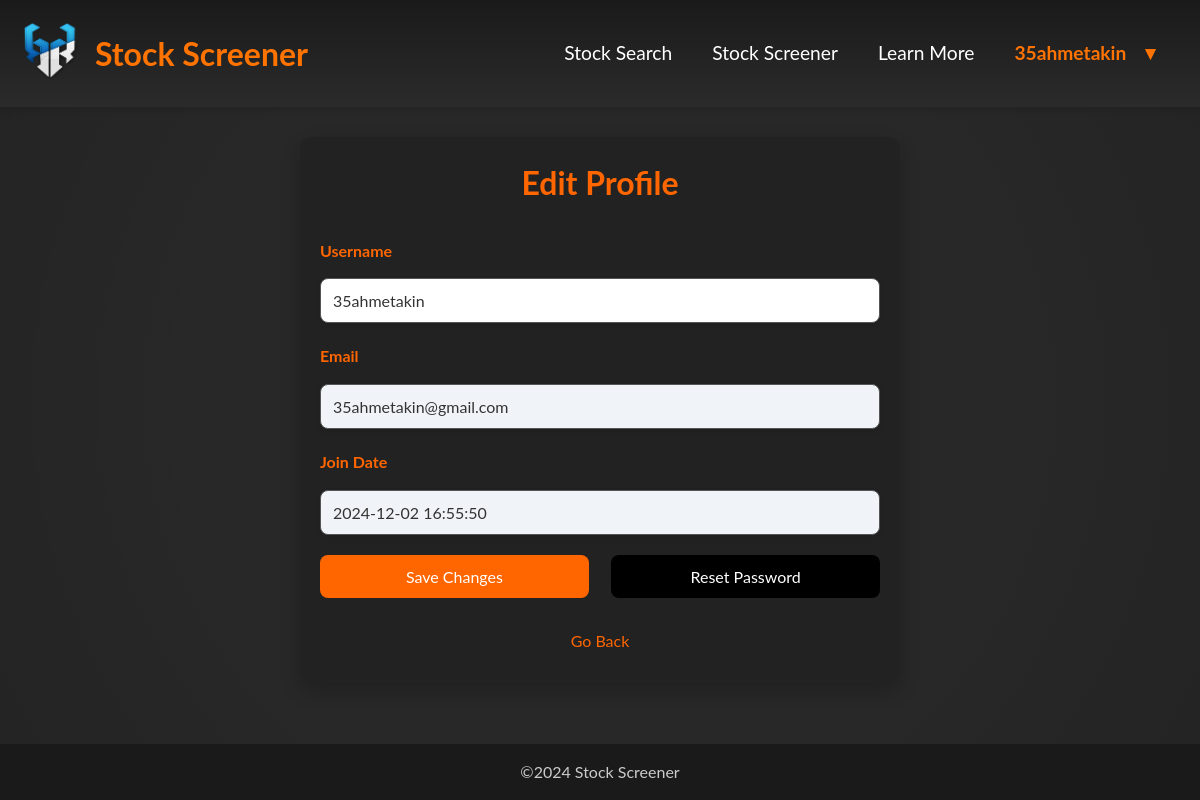
Screenshot of /profile/ (signed in) with the database file from the repository.
### tables this page shows
CREATE TABLE user (
        id INTEGER PRIMARY KEY AUTOINCREMENT,
        username TEXT NOT NULL UNIQUE,
        email TEXT NOT NULL UNIQUE,
        password TEXT NOT NULL,
        created_at TIMESTAMP DEFAULT CURRENT_TIMESTAMP,
        is_verified INTEGER DEFAULT 0
    );

### app.py (the view)
@app.route('/profile/')
def profile():
    if 'user_id' not in session:
        return redirect(url_for('login'))  #if user is not in the session, direct to the login
    data = profile_controller.profile(session['user_id'])
    return render_template('profile.html', user=data['user'], messages=data['messages'])

### app.py (called while the page is built)
@app.before_request
def require_login():
    return auth_controller.require_login()

@app.context_processor
def inject_user():
    return auth_controller.inject_user()

### controllers/auth_controller.py (called while the page is built)
    def get_db_connection(self):
        if current_app.config['TESTING']:
            conn = sqlite3.connect(':memory:')
        else:
            conn = sqlite3.connect('database/database.db')
        conn.row_factory = sqlite3.Row
        return conn

    def require_login(self):
        allowed_routes = ['login', 'register', 'forgot_password_method', 'validate_reset_otp_method',
                          'reset_password_method']
        if 'logged_in' not in session and request.endpoint not in allowed_routes:
            return redirect(url_for('login'))

    def inject_user(self):
        if 'user_id' in session:
            conn = self.get_db_connection()
            conn.execute('''CREATE TABLE IF NOT EXISTS user (
                                id INTEGER PRIMARY KEY AUTOINCREMENT,
                                username TEXT NOT NULL,
                                email TEXT NOT NULL,
                                password TEXT NOT NULL
                            )''')
            user = conn.execute('SELECT * FROM user WHERE id = ?', (session['user_id'],)).fetchone()
            conn.close()
            return {'user': dict(user) if user else None}
        return {'user': None}

### controllers/profile_controller.py (called while the page is built)
    def get_db_connection(self):
        if current_app.config['TESTING']:
            conn = sqlite3.connect(':memory:')
        else:
            conn = sqlite3.connect('database/database.db')
        conn.row_factory = sqlite3.Row
        return conn

    def profile(self, user_id):
        conn = self.get_db_connection()
        user = conn.execute('SELECT * FROM user WHERE id = ?', (user_id,)).fetchone()
        conn.close()
        all_messages = get_flashed_messages(with_categories=True)
        messages = [
            msg for msg in all_messages
            if not any(word in msg[1].lower() for word in ['login', 'otp', 'register'])
        ]
        return {'user': dict(user) if user else None, 'messages': messages}

### templates/profile.html (shortened to what this page needs)
<!doctype html>
<html lang="en">
<head>
    <link rel="stylesheet" href="{{ url_for('static', filename='global.css') }}">
    <link rel="stylesheet" href="{{ url_for('static', filename='profile.css') }}">
</head>
<body>
<header>
        <nav class="navbar">
            <div class="logo-container">
                <a href="{{ url_for('stock_search') }}"><img src="{{ url_for('static', filename='image/logo.png') }}" alt="Logo" class="logo"></a>
                <a href="{{ url_for('stock_search') }}" class="nav-title">Stock Screener</a>
            </div>
            <div class="menu-container">
                <a href="{{ url_for('stock_search') }}" class="menu-item">Stock Search</a>
                <a href="{{ url_for('index') }}" class="menu-item">Stock Screener</a>
                <a href="{{ url_for('learn_more') }}" class="menu-item">Learn More</a>
                {% include 'partials/logout.html' %}
            </div>
        </nav>
    </header>
    <div class="profile-container">
        <h1>Edit Profile</h1>
        <form method="POST" action="/profile/update">
            <div class="form-group">
                <label for="username">Username</label>
                <input type="text" id="username" name="username" value="{{ user['username'] }}" required>
            </div>
            <div class="form-group">
                <label for="email">Email</label>
                <input type="email" id="email" name="email" value="{{ user['email'] }}" readonly>
            </div>
            <div class="form-group">
                <label for="join-date">Join Date</label>
                <input type="text" id="join-date" name="join_date" value="{{ user['created_at'] }}" readonly>
            </div>
            <div class="form-actions">
                <button type="submit" class="save-btn">Save Changes</button>
                <button type="button" class="reset-password-btn" onclick="showResetPasswordPopup()">Reset Password</button>
            </div>
                <a class="back-link" href="{{ url_for('stock_search') }}">Go Back</a>
        </form>
    </div>
      <footer>
        <div class="footer-social">
            <span>©2024 Stock Screener</span>
        </div>
    </footer>
</body>
</html>

### templates/partials/logout.html (shortened to what this page needs)
{% if user %}
    <div class="user-dropdown menu-item" style="color:#ff7300;">
        <span>{{ user['username'] }}</span>
        <span class="dropdown-icon">▼</span>
    </div>
{% else %}
<div class="logout-container">
    <a href="/login" class="login-link" style="color: #ff7300; text-decoration: none; font-weight: bold;">Login</a>
</div>
{% endif %}

### static/global.css (style rules this page uses)
* { margin: 0; padding: 0; box-sizing: border-box; font-family: "Lato", sans-serif; }
html, body { min-height: 100vh; margin: 0; background-color: #1e1e1e; color: #f4f4f4; line-height: 1.6; display: flex; flex-direction: column; }
body { background-color: #2c2c2c; background-image: radial-gradient(circle, rgba(0, 0, 0, 0.1), rgba(0, 0, 0, 0.1) 60%, rgba(0, 0, 0, 0.2)); }
a { color: #ff7300; text-decoration: none; transition: color 0.3s ease; }
header { background: linear-gradient(to bottom, #1a1a1a, #2b2b2b); box-shadow: 0 4px 6px rgba(0, 0, 0, 0.1); padding: 20px 0; }
.navbar { display: flex; justify-content: space-between; align-items: center; max-width: 1200px; margin: 0 auto; padding: 0 20px; }
.logo-container { display: flex; align-items: center; }
.logo { width: 60px; height: auto; margin-right: 15px; }
.nav-title { color: #ff7300; font-size: 32px; font-weight: 700; }
.user-dropdown { position: relative; display: inline-block; cursor: pointer; font-weight: bold; }
.user-dropdown span { margin-right: 10px; }
.dropdown-icon { font-size: 1em; transform: rotate(0deg); transition: transform 0.3s ease; }
footer { background-color: #1a1a1a; color: #ccc; text-align: center; padding: 15px 0; margin-top: auto; }
.back-link { display: inline-block; margin-top: 20px; color: #ff9800; text-decoration: none; }
.menu-container { display: flex; gap: 20px; }
.menu-container a { font-size: 1.2em; }
.menu-item { color: #ffffff; font-size: 16px; text-decoration: none; padding: 10px; transition: color 0.3s ease; }
@media (min-width: 769px) { .navbar { display: flex; justify-content: space-between; align-items: center; } }
@media (min-width: 769px) { .menu-container { display: flex; gap: 20px; } }
@media (min-width: 769px) { .menu-item { font-size: 1.2em; padding: 10px; } }

### static/profile.css (style rules this page uses)
.profile-container { background-color: #222; width: 100%; max-width: 600px; margin: 30px auto; padding: 20px; border-radius: 12px; box-shadow: 0 8px 20px rgba(0, 0, 0, 0.2); }
h1 { color: #ff6600; text-align: center; margin-bottom: 30px; }
.form-group { margin-bottom: 20px; display: flex; flex-direction: column; gap: 10px; }
label { font-weight: bold; color: #ff6600; }
input[type="text"], input[type="email"], input[type="password"] { width: 100%; padding: 12px; margin-top: 5px; border: 1px solid #555; border-radius: 8px; font-size: 16px; color: #333; background-color: #fff; box-shadow: 0 2px 4px rgba(0, 0, 0, 0.1); transition: border-color 0.3s; box-sizing: border-box; }
input[readonly] { background-color: #f0f4f8; cursor: not-allowed; }
.form-actions { display: flex; justify-content: space-between; margin-top: 20px; flex-wrap: wrap; gap: 10px; }
.save-btn, .reset-password-btn { width: 48%; padding: 12px; font-size: 16px; border-radius: 8px; cursor: pointer; }
.save-btn { background-color: #ff6600; color: white; border: none; transition: background-color 0.3s; }
.reset-password-btn { background-color: #000; color: white; border: none; transition: background-color 0.3s; }
a.back-link { display: inline-block; margin-top: 40px; color: #ff6600; text-decoration: none; padding: 10px 15px; border-radius: 5px; transition: background-color 0.3s; text-align: center; }
a.back-link { margin-top: 20px; display: block; text-align: center; width: auto; }

### rows the page displays
user: username "35ahmetakin", email "35ahmetakin@gmail.com", join_date "2024-12-02 16:55:50"
